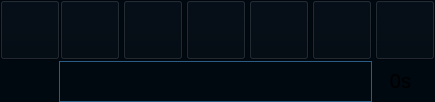
<?xml version="1.0" encoding="UTF-8"?>
<ui version="4.0">
 <class>Hp_Twice_Analysis</class>
 <widget class="QWidget" name="Hp_Twice_Analysis">
  <property name="geometry">
   <rect>
    <x>0</x>
    <y>0</y>
    <width>435</width>
    <height>102</height>
   </rect>
  </property>
  <property name="windowTitle">
   <string>Form</string>
  </property>
  <property name="styleSheet">
   <string notr="true">background-color: rgb(0, 8, 16);</string>
  </property>
  <widget class="QToolButton" name="toolButton">
   <property name="enabled">
    <bool>true</bool>
   </property>
   <property name="geometry">
    <rect>
     <x>0</x>
     <y>0</y>
     <width>60</width>
     <height>60</height>
    </rect>
   </property>
   <property name="minimumSize">
    <size>
     <width>0</width>
     <height>0</height>
    </size>
   </property>
   <property name="maximumSize">
    <size>
     <width>1777</width>
     <height>1777</height>
    </size>
   </property>
   <property name="font">
    <font>
     <pointsize>17</pointsize>
    </font>
   </property>
   <property name="styleSheet">
    <string notr="true">QToolButton {
border-image:url(:/res/res/next_page_n.png);
}  

QToolButton:checked{
border-image:url(:/res/res/pre_page_n.png);
}


QToolButton:disabled{
border-image:url(:/res/res/next_page_d.png);
}</string>
   </property>
   <property name="text">
    <string/>
   </property>
   <property name="checkable">
    <bool>true</bool>
   </property>
  </widget>
  <widget class="QFrame" name="frame">
   <property name="geometry">
    <rect>
     <x>60</x>
     <y>0</y>
     <width>375</width>
     <height>60</height>
    </rect>
   </property>
   <property name="minimumSize">
    <size>
     <width>0</width>
     <height>0</height>
    </size>
   </property>
   <property name="maximumSize">
    <size>
     <width>16777215</width>
     <height>16777215</height>
    </size>
   </property>
   <property name="styleSheet">
    <string notr="true">background-image:url(:/res/res/mode_bg.png);</string>
   </property>
   <property name="frameShape">
    <enum>QFrame::NoFrame</enum>
   </property>
   <property name="frameShadow">
    <enum>QFrame::Raised</enum>
   </property>
   <widget class="QToolButton" name="toolButton_text">
    <property name="geometry">
     <rect>
      <x>0</x>
      <y>0</y>
      <width>60</width>
      <height>60</height>
     </rect>
    </property>
    <property name="styleSheet">
     <string notr="true">QToolButton {
border-image:url(:/res/res/twice_text_n.png);
color:#7CA6C9;
}  

QToolButton:pressed{
border-image:url(:/res/res/twice_text_s.png);
}
QToolButton:disabled{
border-image:url(:/res/res/twice_text_d.png);
}</string>
    </property>
    <property name="text">
     <string/>
    </property>
   </widget>
   <widget class="QToolButton" name="toolButton_voice_r">
    <property name="geometry">
     <rect>
      <x>63</x>
      <y>0</y>
      <width>60</width>
      <height>60</height>
     </rect>
    </property>
    <property name="styleSheet">
     <string notr="true">QToolButton {
border-image:url(:/res/res/twice_voice_n.png);
color:#7CA6C9;
}  

QToolButton:checked{
border-image:url(:/res/res/twice_voice_s.png);
}
QToolButton:disabled{
border-image:url(:/res/res/twice_voice_d.png);
}</string>
    </property>
    <property name="text">
     <string/>
    </property>
    <property name="checkable">
     <bool>true</bool>
    </property>
   </widget>
   <widget class="QToolButton" name="toolButton_voice_p">
    <property name="geometry">
     <rect>
      <x>126</x>
      <y>0</y>
      <width>60</width>
      <height>60</height>
     </rect>
    </property>
    <property name="styleSheet">
     <string notr="true">QToolButton {
border-image:url(:/res/res/twice_voice_play_n.png);
color:#7CA6C9;
}  

QToolButton:checked{
border-image:url(:/res/res/twice_voice_play_s.png);
}

QToolButton:disabled{
border-image:url(:/res/res/twice_voice_play_d.png);
}</string>
    </property>
    <property name="text">
     <string/>
    </property>
    <property name="checkable">
     <bool>true</bool>
    </property>
   </widget>
   <widget class="QToolButton" name="toolButton_save">
    <property name="geometry">
     <rect>
      <x>189</x>
      <y>0</y>
      <width>60</width>
      <height>60</height>
     </rect>
    </property>
    <property name="styleSheet">
     <string notr="true">QToolButton {
border-image:url(:/res/res/twice_save_n.png);
color:#7CA6C9;
}  

QToolButton:pressed{
border-image:url(:/res/res/twice_save_s.png);
}

QToolButton:disabled{
border-image:url(:/res/res/twice_save_d.png);
}</string>
    </property>
    <property name="text">
     <string/>
    </property>
   </widget>
   <widget class="QToolButton" name="toolButton_cancle">
    <property name="geometry">
     <rect>
      <x>252</x>
      <y>0</y>
      <width>60</width>
      <height>60</height>
     </rect>
    </property>
    <property name="font">
     <font>
      <pointsize>15</pointsize>
     </font>
    </property>
    <property name="styleSheet">
     <string notr="true">QToolButton {
border-image:url(:/res/res/twice_cancle_n.png);
color:#7CA6C9;
}  

QToolButton:pressed{
border-image:url(:/res/res/twice_cancle_s.png);
}

QToolButton:disabled{
border-image:url(:/res/res/twice_cancle_d.png);
}</string>
    </property>
    <property name="text">
     <string/>
    </property>
   </widget>
   <widget class="QToolButton" name="toolButton_text_2">
    <property name="geometry">
     <rect>
      <x>315</x>
      <y>0</y>
      <width>60</width>
      <height>60</height>
     </rect>
    </property>
    <property name="styleSheet">
     <string notr="true">QToolButton {
border-image:url(:/res/res/twice_draw_3n.png);
}  
 
QToolButton:checked{
border-image:url(:/res/res/twice_draw_3s.png);
}</string>
    </property>
    <property name="text">
     <string/>
    </property>
    <property name="checkable">
     <bool>true</bool>
    </property>
   </widget>
  </widget>
  <widget class="QProgressBar" name="progressBar">
   <property name="geometry">
    <rect>
     <x>59</x>
     <y>61</y>
     <width>313</width>
     <height>41</height>
    </rect>
   </property>
   <property name="font">
    <font>
     <pointsize>17</pointsize>
    </font>
   </property>
   <property name="styleSheet">
    <string notr="true">
QProgressBar {
    border: 1px solid #2B5C83;
}

QProgressBar::chunk {
    background-color: #7CA6C9;
    width: 1px;

}</string>
   </property>
   <property name="maximum">
    <number>60</number>
   </property>
   <property name="value">
    <number>0</number>
   </property>
   <property name="textVisible">
    <bool>false</bool>
   </property>
  </widget>
  <widget class="QLabel" name="label_time">
   <property name="geometry">
    <rect>
     <x>370</x>
     <y>60</y>
     <width>61</width>
     <height>41</height>
    </rect>
   </property>
   <property name="font">
    <font>
     <pointsize>15</pointsize>
    </font>
   </property>
   <property name="styleSheet">
    <string notr="true">background-color: transparent;
color: &quot;#7CA6C9&quot;;</string>
   </property>
   <property name="text">
    <string>0s</string>
   </property>
   <property name="alignment">
    <set>Qt::AlignCenter</set>
   </property>
  </widget>
 </widget>
 <tabstops>
  <tabstop>toolButton</tabstop>
 </tabstops>
 <resources/>
 <connections>
  <connection>
   <sender>toolButton_voice_p</sender>
   <signal>toggled(bool)</signal>
   <receiver>toolButton_voice_r</receiver>
   <slot>setDisabled(bool)</slot>
   <hints>
    <hint type="sourcelabel">
     <x>137</x>
     <y>19</y>
    </hint>
    <hint type="destinationlabel">
     <x>97</x>
     <y>19</y>
    </hint>
   </hints>
  </connection>
  <connection>
   <sender>toolButton_voice_p</sender>
   <signal>toggled(bool)</signal>
   <receiver>toolButton_text</receiver>
   <slot>setDisabled(bool)</slot>
   <hints>
    <hint type="sourcelabel">
     <x>137</x>
     <y>19</y>
    </hint>
    <hint type="destinationlabel">
     <x>59</x>
     <y>19</y>
    </hint>
   </hints>
  </connection>
  <connection>
   <sender>toolButton_voice_p</sender>
   <signal>toggled(bool)</signal>
   <receiver>toolButton_save</receiver>
   <slot>setDisabled(bool)</slot>
   <hints>
    <hint type="sourcelabel">
     <x>137</x>
     <y>19</y>
    </hint>
    <hint type="destinationlabel">
     <x>177</x>
     <y>19</y>
    </hint>
   </hints>
  </connection>
  <connection>
   <sender>toolButton_voice_p</sender>
   <signal>toggled(bool)</signal>
   <receiver>toolButton_cancle</receiver>
   <slot>setDisabled(bool)</slot>
   <hints>
    <hint type="sourcelabel">
     <x>137</x>
     <y>19</y>
    </hint>
    <hint type="destinationlabel">
     <x>217</x>
     <y>19</y>
    </hint>
   </hints>
  </connection>
  <connection>
   <sender>toolButton_voice_r</sender>
   <signal>toggled(bool)</signal>
   <receiver>toolButton_cancle</receiver>
   <slot>setDisabled(bool)</slot>
   <hints>
    <hint type="sourcelabel">
     <x>97</x>
     <y>19</y>
    </hint>
    <hint type="destinationlabel">
     <x>217</x>
     <y>19</y>
    </hint>
   </hints>
  </connection>
  <connection>
   <sender>toolButton_voice_r</sender>
   <signal>toggled(bool)</signal>
   <receiver>toolButton_save</receiver>
   <slot>setDisabled(bool)</slot>
   <hints>
    <hint type="sourcelabel">
     <x>97</x>
     <y>19</y>
    </hint>
    <hint type="destinationlabel">
     <x>177</x>
     <y>19</y>
    </hint>
   </hints>
  </connection>
  <connection>
   <sender>toolButton_voice_r</sender>
   <signal>toggled(bool)</signal>
   <receiver>toolButton_text</receiver>
   <slot>setDisabled(bool)</slot>
   <hints>
    <hint type="sourcelabel">
     <x>97</x>
     <y>19</y>
    </hint>
    <hint type="destinationlabel">
     <x>59</x>
     <y>19</y>
    </hint>
   </hints>
  </connection>
  <connection>
   <sender>toolButton_voice_r</sender>
   <signal>toggled(bool)</signal>
   <receiver>toolButton_voice_p</receiver>
   <slot>setDisabled(bool)</slot>
   <hints>
    <hint type="sourcelabel">
     <x>97</x>
     <y>19</y>
    </hint>
    <hint type="destinationlabel">
     <x>137</x>
     <y>19</y>
    </hint>
   </hints>
  </connection>
  <connection>
   <sender>toolButton_voice_p</sender>
   <signal>toggled(bool)</signal>
   <receiver>progressBar</receiver>
   <slot>setVisible(bool)</slot>
   <hints>
    <hint type="sourcelabel">
     <x>137</x>
     <y>19</y>
    </hint>
    <hint type="destinationlabel">
     <x>137</x>
     <y>47</y>
    </hint>
   </hints>
  </connection>
  <connection>
   <sender>toolButton_voice_r</sender>
   <signal>toggled(bool)</signal>
   <receiver>progressBar</receiver>
   <slot>setVisible(bool)</slot>
   <hints>
    <hint type="sourcelabel">
     <x>97</x>
     <y>19</y>
    </hint>
    <hint type="destinationlabel">
     <x>137</x>
     <y>47</y>
    </hint>
   </hints>
  </connection>
 </connections>
</ui>
